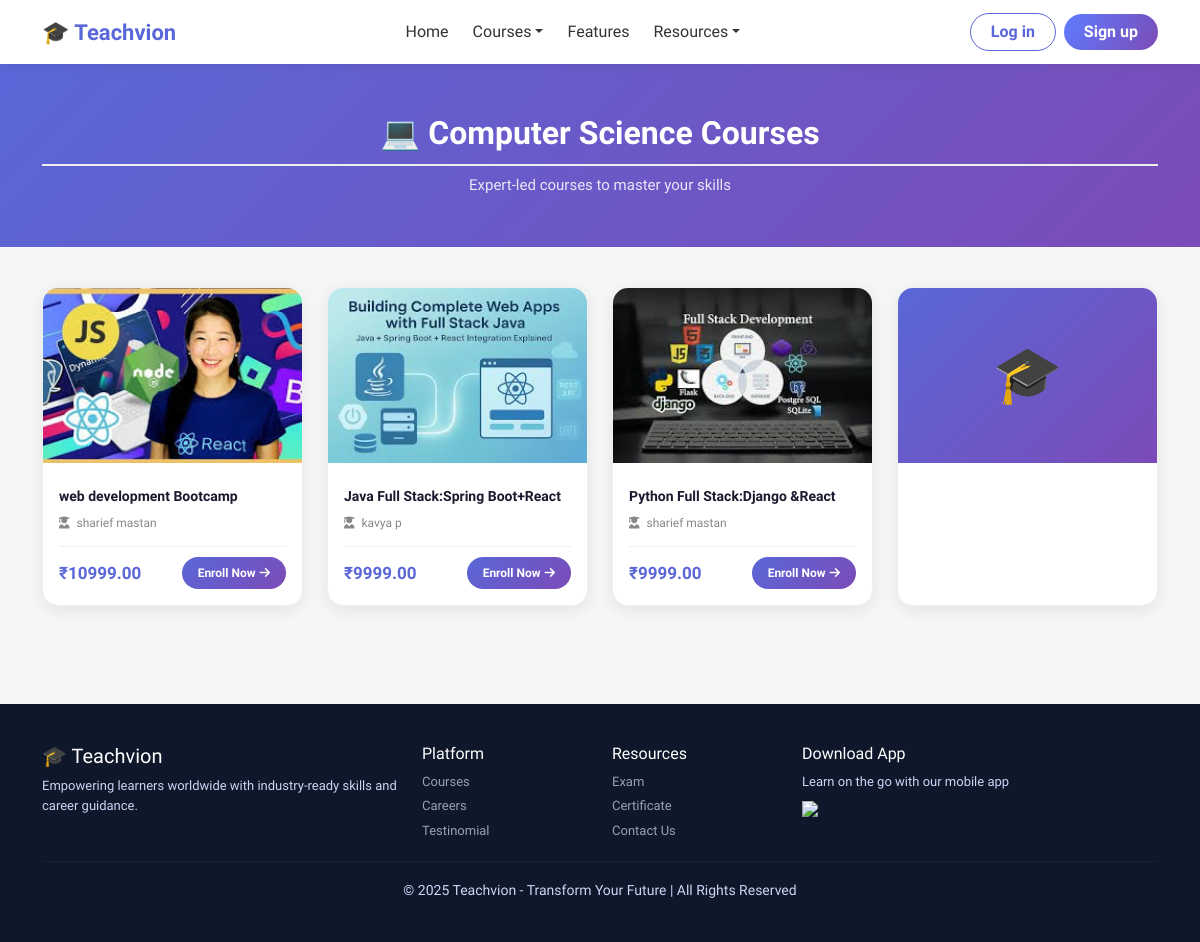
Screenshot of /courses/computer-science/ with the database file from the repository.
### courses/models.py (models this page shows, shortened)
class Course(models.Model):
    CATEGORY_CHOICES = [
        ('web', 'Web Development'),
        ('java', 'Java Full Stack'),
        ('python', 'Python Full Stack'),
        ('data', 'Data Analytics'),
        ('ai', 'AI/ML'),
        ('accounting', 'Accounting & Finance'),
        ('business', 'Business Management'),
        ('diet', 'Diet & Nutrition'),
        ('computer_science', 'Computer Science'),
    ]
    trainer = models.ForeignKey(
        settings.AUTH_USER_MODEL,
        on_delete=models.SET_NULL,
        null=True, blank=True,
        related_name='courses_taught',
        limit_choices_to={'role': 'trainer'}
    )
    title = models.CharField(max_length=200)
    description = models.TextField()
    category = models.CharField(max_length=20, choices=CATEGORY_CHOICES)
    price = models.DecimalField(max_digits=10, decimal_places=2)
    thumbnail = models.ImageField(upload_to='course_thumbnails/', blank=True, null=True)
    badge = models.CharField(max_length=50, blank=True)
    is_active = models.BooleanField(default=True)
    created_at = models.DateTimeField(auto_now_add=True)
    updated_at = models.DateTimeField(auto_now=True)

### accounts/models.py (models this page shows, shortened)
class CustomUser(AbstractUser):
    ROLE_CHOICES = [
        ('student', 'Student'),
        ('trainer', 'Trainer'),
        ('admin', 'Admin'),
    ]
    email = models.EmailField(unique=True)
    role = models.CharField(max_length=10, choices=ROLE_CHOICES, default='student')
    phone = models.CharField(max_length=15, blank=True)
    profile_pic = models.ImageField(upload_to='profiles/', blank=True, null=True)
    bio = models.TextField(blank=True)
    created_at = models.DateTimeField(auto_now_add=True)
    USERNAME_FIELD = 'email'
    REQUIRED_FIELDS = ['username', 'first_name', 'last_name']

### courses/views.py (the view)
# urls.py: path('courses/computer-science/', views.category_view, {'category': 'computer_science'}, name='computer_science'),
def category_view(request, category):
    courses = Course.objects.filter(category=category, is_active=True)
    return render(request, 'category.html', {
        'courses': courses, 'category': category
    })

### courses/templates/category.html (shortened to what this page needs)
{% extends 'base.html' %}
{% load static %}
{% block content %}
<div class="cat-hero">
  <div class="container">
    <h2>
      {% if category == 'web' %}🌐 Web Development
      {% elif category == 'java' %}☕ Java Full Stack
      {% elif category == 'python' %}🐍 Python Full Stack
      {% elif category == 'data' %}📊 Data Analytics
      {% elif category == 'ai' %}🤖 AI / Machine Learning
      {% elif category == 'accounting' %}💰 Accounting & Finance
      {% elif category == 'business' %}📈 Business Management
      {% elif category == 'diet' %}🥗 Diet & Nutrition
      {% elif category == 'computer_science' %}💻 Computer Science
      {% else %}{{ category|title }}
      {% endif %}
      Courses
    </h2>
    <p>Expert-led courses to master your skills</p>
  </div>
</div>
<div class="container pb-5">
  {% if courses %}
  <div class="row g-4">
    {% for course in courses %}
    <div class="col-xl-3 col-lg-4 col-md-6">
      <div class="c-card">
        {% if course.thumbnail %}
          <img src="{{ course.thumbnail.url }}" class="c-img" alt="{{ course.title }}"
               onerror="this.parentElement.innerHTML='<div class=\'c-img-ph\'>🎓</div>'">
        {% else %}
          <div class="c-img-ph">🎓</div>
        {% endif %}
        <div class="c-body">
          <div class="c-title">{{ course.title }}</div>
          <div class="c-inst">
            <i class="fas fa-user-graduate me-1"></i>
            {{ course.trainer.get_full_name|default:"Teachvion Instructor" }}
          </div>
          <div class="c-footer">
            <span class="c-price">₹{{ course.price }}</span>
            {% if user.is_authenticated and user.role == 'trainer' and course.trainer == user %}
              <a href="{% url 'upload_lesson' course.id %}"
                 style="background:linear-gradient(135deg,#2d6a4f,#1a5f7a); color:white; border:none; border-radius:20px; padding:7px 14px; font-size:12px; font-weight:600; text-decoration:none; display:inline-flex; align-items:center; gap:4px;">
                <i class="fas fa-upload"></i> Manage
              </a>
            {% elif user.is_authenticated and user.role == 'admin' %}
              <a href="{% url 'admin_course_edit' course.id %}"
                 style="background:linear-gradient(135deg,#2d6a4f,#1a5f7a); color:white; border:none; border-radius:20px; padding:7px 14px; font-size:12px; font-weight:600; text-decoration:none;">
                <i class="fas fa-edit"></i> Edit
              </a>
            {% else %}
              <button class="btn-enroll-cat"
                      data-id="{{ course.id }}"
                      data-title="{{ course.title|escapejs }}">
                Enroll Now <i class="fas fa-arrow-right"></i>
              </button>
            {% endif %}
          </div>
        </div>
      </div>
    </div>
    {% endfor %}
  </div>
  {% endif %}
</div>
{% endblock %}

### static/css/style.css (style rules this page uses)
:root { --primary: #5a67d8; --primary-dark: #4c56c0; --accent: #7b4bb7; --success: #2d6a4f; --bg: #f4f7f6; --text: #1a1a2e; }
* { font-family: 'Plus Jakarta Sans', 'Segoe UI', sans-serif; box-sizing: border-box; }
body { background: var(--bg); margin: 0; color: var(--text); }
.c-card { background: white; border-radius: 16px; overflow: hidden; box-shadow: 0 4px 16px rgba(0,0,0,.07); transition: .25s; height: 100%; display: flex; flex-direction: column; border: 1px solid #f0f0f0; }
.c-img { width: 100%; height: 175px; object-fit: cover; display: block; transition: .3s; }
.c-body { padding: 14px 16px 16px; flex: 1; display: flex; flex-direction: column; gap: 4px; }
.c-title { font-size: 14px; font-weight: 700; color: #1a1a2e; line-height: 1.45; flex: 1; margin-bottom: 4px; }
.c-footer { display: flex; justify-content: space-between; align-items: center; margin-top: 8px; padding-top: 10px; border-top: 1px solid #f0f0f0; }
.c-price { font-size: 17px; font-weight: 800; color: #5a67d8; }
body { background: url('https://images.unsplash.com/photo-1600585154731-9d8e469e2b01?ixlib=rb-4.0.3&auto=format&fit=crop&w=1350&q=80') no-repeat center center fixed; background-size: cover; }
h2 { color: #006699; font-size: 22px; font-weight: 700; border-bottom: 2px solid #eee; padding-bottom: 12px; margin-bottom: 24px; margin-top: 24px; }
.cat-hero { background: linear-gradient(135deg, #5a67d8, #7b4bb7); color: white; padding: 50px 0; text-align: center; margin-bottom: 40px; }
.cat-hero h2 { font-size: 32px; font-weight: 800; margin-bottom: 8px; }
.cat-hero p { opacity: .85; font-size: 15px; margin: 0; }
.c-card { background: white; border-radius: 16px; overflow: hidden; box-shadow: 0 4px 16px rgba(0,0,0,.08); transition: .25s; height: 100%; display: flex; flex-direction: column; border: 1px solid #f0f0f0; }
.c-img { width: 100%; height: 175px; object-fit: cover; display: block; }
.c-body { padding: 16px; flex: 1; display: flex; flex-direction: column; }
.c-title { font-size:14px; font-weight:700; color:#1a1a2e; margin:8px 0 4px; line-height:1.4; flex:1; }
.c-inst { font-size:12px; color:#888; margin-bottom:10px; }
.c-footer { display:flex; justify-content:space-between; align-items:center; margin-top:auto; padding-top:10px; border-top:1px solid #f0f0f0; }
.c-price { font-size:17px; font-weight:800; color:#5a67d8; }
.btn-enroll-cat { background: linear-gradient(135deg,#5a67d8,#7b4bb7); color: white; border: none; border-radius: 20px; padding: 7px 16px; font-size: 12px; font-weight: 600; cursor: pointer; transition: .2s; display: inline-flex; align-items: center; gap: 4px; }
body { background: #f4f7f6; }
body { background: #f4f7fc; }

### courses/templates/base.html (style rules this page uses)
:root { --primary: #5a67d8; --primary-dark: #4c56c0; --accent: #7b4bb7; --success: #2d6a4f; --bg: #f4f7f6; }
* { font-family: 'Plus Jakarta Sans', sans-serif; }
body { background: var(--bg); margin: 0; }

### rows the page displays
Course: thumbnail (picture), title "web development Bootcamp", trainer.get_full_name "sharief mastan", price "10999.00"
Course: thumbnail (picture), title "Java Full Stack:Spring Boot+React", trainer.get_full_name "kavya p", price "9999.00"
Course: thumbnail (picture), title "Python Full Stack:Django &React", trainer.get_full_name "sharief mastan", price "9999.00"
